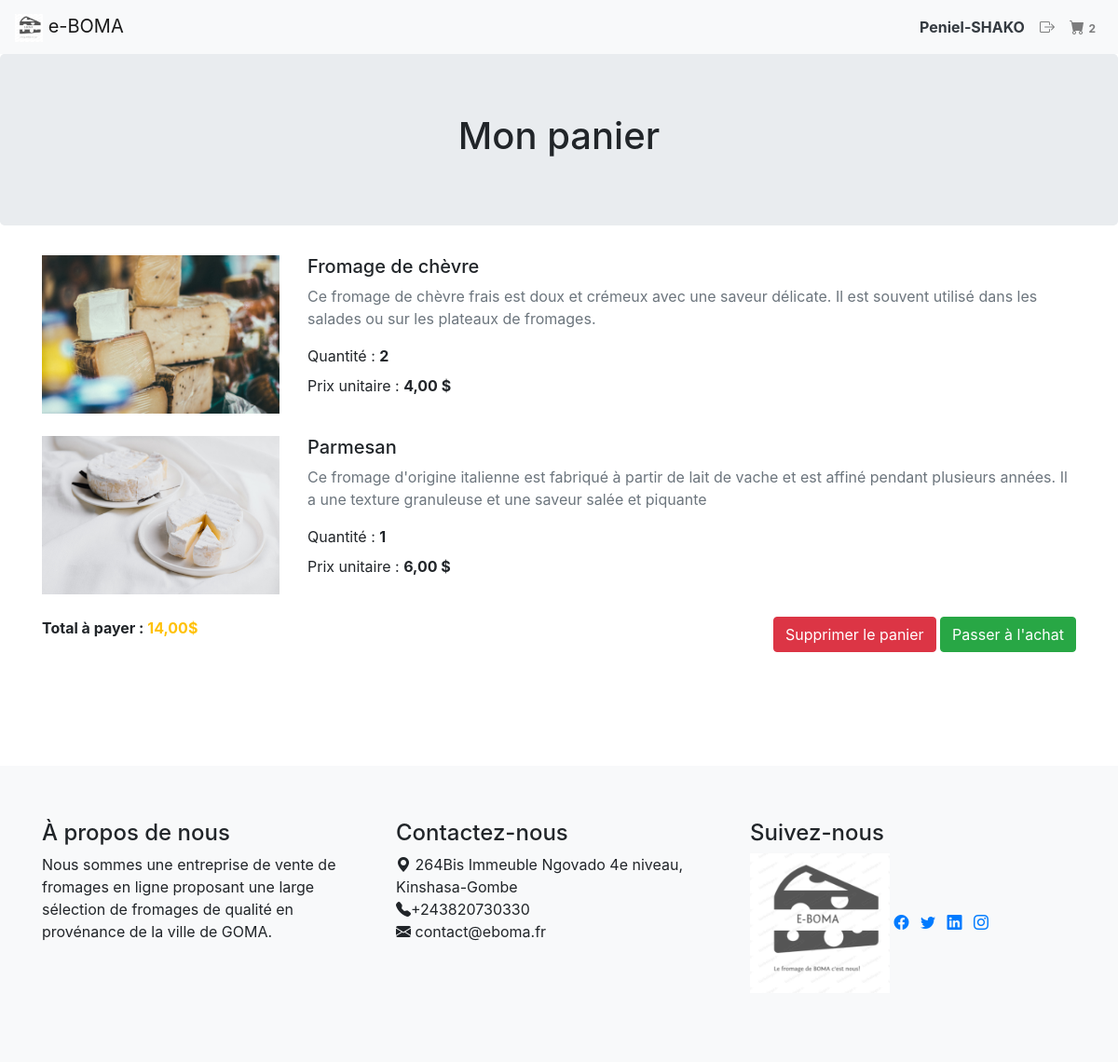
Before: /panier/ (signed in) with the older database file.
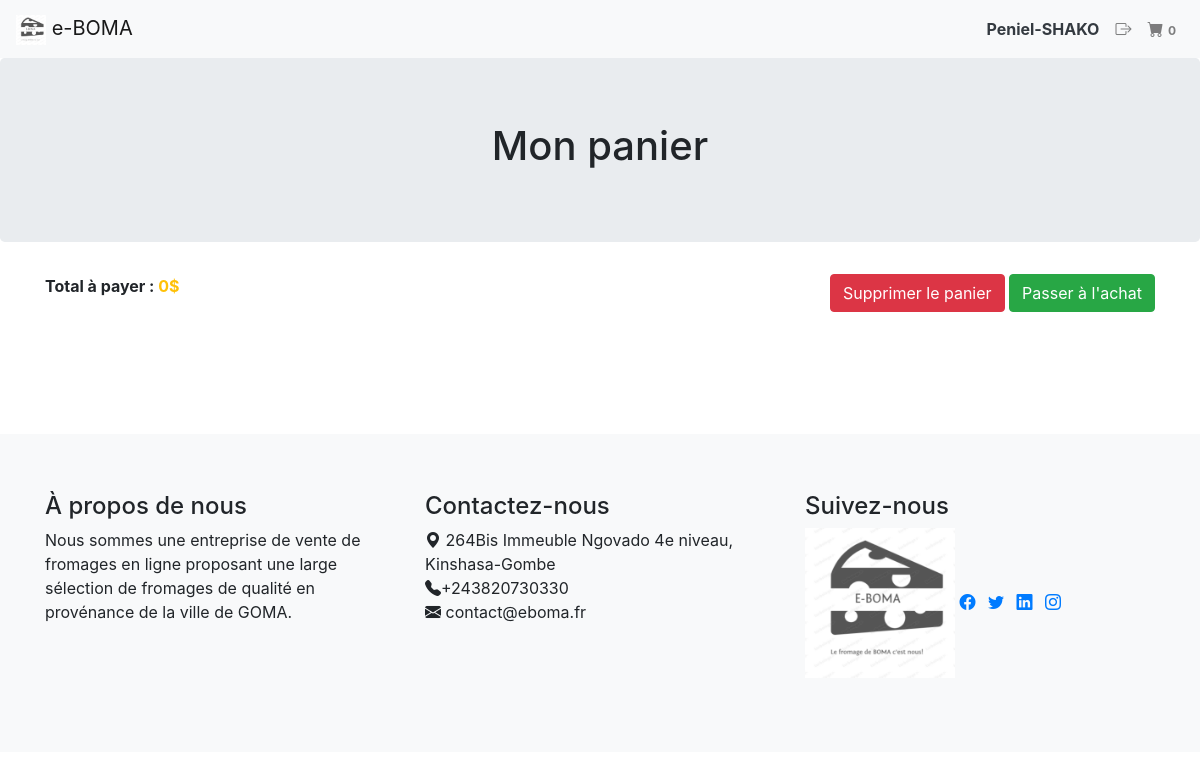
After: the same page with the newer database file.
### comptes/models.py (models this page shows)
class Client(AbstractUser):
    telephone = models.CharField(max_length=20)
    adresse = models.CharField(max_length=255)

### boutique/models.py (models this page shows, shortened)
class Panier(models.Model):
    utilisateur = models.OneToOneField(AUTH_USER_MODEL, on_delete=models.CASCADE)
    commandes = models.ManyToManyField(Commande)
    def calculer_total(self):
        total = 0
        for commande in self.commandes.all():
            commande.calculer_montant()
            total += commande.montant
        return total

class Commande(models.Model):
    utilisateur = models.ForeignKey(AUTH_USER_MODEL, on_delete=models.CASCADE)
    fromage = models.ForeignKey(Fromage, on_delete=models.CASCADE)
    quantite = models.IntegerField(default=1)
    validation = models.BooleanField(default=False)
    montant = models.DecimalField(max_digits=7, decimal_places=2, default=0)
    date_commande = models.DateTimeField(blank=True, default=timezone.now)
    facture = models.ForeignKey(Facture, on_delete=models.CASCADE, null=True, blank=True)
    def calculer_montant(self):
        self.montant = self.fromage.prix * self.quantite
        self.save()

class Fromage(models.Model):
    nom = models.CharField(max_length=255)
    description = models.TextField(blank=True)
    prix = models.DecimalField(max_digits=7, decimal_places=2)
    stock = models.IntegerField(default=0)
    image = models.ImageField(upload_to="fromages", blank=True, null=True)
    slug = models.SlugField(max_length=128)

### boutique/views.py (the view)
# urls.py: path('panier/', panier, name="panier"),
@login_required
def panier(request):
    utilisateur = request.user
    panier = get_object_or_404(Panier, utilisateur=utilisateur)
    total = panier.calculer_total()
    return render(request, 'boutique/panier.html', context={"commandes": panier.commandes.all(),"total": total})

### boutique/templates/boutique/panier.html (shortened to what this page needs)
{% extends 'base.html' %}
{% block content %}
<section class="jumbotron text-center">
    <div class="container">
        <h1 class="jumbotron-heading">Mon panier</h1>
    </div>
</section>
<div class="container">
    {% for commande in commandes %}
    <div class="row mb-4">
        <div class="col-md-5 col-lg-3 col-xl-3">
            <div class="view zoom overlay z-depth-1 rounded mb-3 mb-md-0">
                <img class="img-fluid w-100"
                    src="{{ commande.fromage.image.url }}" alt="{{ commande.fromage.nom }}">
            </div>
        </div>
        <div class="col-md-7 col-lg-9 col-xl-9">
            <div>
                <div class="d-flex justify-content-between">
                    <div>
                        <h5>{{ commande.fromage.nom }}</h5>
                        <p class="mb-3 text-muted">{{ commande.fromage.description }}</p>
                        <p class="mb-2">Quantité : <span><strong>{{ commande.quantite }}</strong></span> </p>
                    </div>
                </div>
                <div class="d-flex justify-content-between align-items-center">
                    <div>
                        <p class="mb-0">Prix unitaire : <span><strong>{{ commande.fromage.prix }} $</strong></span></p>
                    </div>
                </div>
            </div>
        </div>
    </div>
    {% endfor %}
    <div class="row">
        <div class="col-md-8">
            <strong><p>Total à payer : <span class="text-warning">{{ total }}$</span></p></strong>
        </div>
        <div class="col-md-4 text-right">
            <a href="{% url 'supprimer-panier' %}" class="btn btn-danger">Supprimer le panier</a>
            <a href="{% url 'paiement' %}" class="btn btn-success">Passer à l'achat</a>
        </div>
    </div>
</div>
{% endblock %}

### templates/base.html (shortened to what this page needs)
<!DOCTYPE html>
<html lang="fr">
<head>
    {% block head %}
    {% load static %}
    <link rel="stylesheet" href="https://maxcdn.bootstrapcdn.com/bootstrap/4.0.0/css/bootstrap.min.css"
>
    <link rel="stylesheet" href="{% static 'css/style.css' %}">
    <link rel="stylesheet" href="https://cdnjs.cloudflare.com/ajax/libs/bootstrap-icons/1.8.1/font/bootstrap-icons.min.css">
    <link rel="stylesheet" href="https://cdnjs.cloudflare.com/ajax/libs/font-awesome/5.15.3/css/all.min.css" />
    {% endblock %}
</head>
<body>
<header>
    <nav class="navbar navbar-expand-lg navbar-light bg-light">
        <a class="navbar-brand" href="{% url 'index' %}">
            <img src="{% static 'images/logo.png' %}" width="30" height="30" alt="Logo">
            e-BOMA
        </a>
        <div class="collapse navbar-collapse" id="navbarNav">
            <ul class="navbar-nav ml-auto">
                {% if user.is_authenticated %}
                <li class="nav-item">
                    <a class="nav-link font-weight-bold text-dark" href="{% url 'index' %}">{{ user.username }}</a>
                </li>
                <li class="nav-item">
                    <a class="nav-link" href="{% url 'deconnexion' %}">
                        <i class="bi-box-arrow-right"></i>
                    </a>
                </li>
                {% endif %}
                {% if user.panier %}
                <li class="nav-item">
                    <a class="nav-link" href="{% url 'panier' %}">
                        <i class="bi-cart-fill me-1"></i>
                        <span class="badge p-0 rounded-pill badge-lg">
                            {{ user.panier.commandes.count }}
                        </span>
                    </a>
                </li>
                {% endif %}
            </ul>
        </div>
    </nav>
</header>
<main>
    {% block content %}{% endblock %}
</main>
    <br><br><br><br><br>
<footer class="bg-light">
    <div class="container py-5">
        <div class="row">
            <div class="col-md-4">
                <h4>À propos de nous</h4>
                <p>Nous sommes une entreprise de vente de fromages en ligne proposant une large sélection de fromages
                    de qualité en provénance de la ville de GOMA.</p>
            </div>
            <div class="col-md-4">
                <h4>Contactez-nous</h4>
                <ul class="list-unstyled">
                    <li><i class="bi-geo-alt-fill me-2"></i> 264Bis Immeuble Ngovado 4e niveau, Kinshasa-Gombe</li>
                    <li><i class="bi-telephone-fill me-2"></i>+243820730330</li>
                    <li><i class="bi-envelope-fill me-2"></i> contact@eboma.fr</li>
                </ul>
            </div>
            <div class="col-md-4">
                <h4>Suivez-nous</h4>
                <ul class="list-inline">
                               <img src="{% static 'images/logo.png' %}" width="150" height="150" alt="Logo">
                    <li class="list-inline-item"><a href="#"><i class="bi bi-facebook"></i></a></li>
                    <li class="list-inline-item"><a href="#"><i class="bi bi-twitter"></i></a></li>
                    <li class="list-inline-item"><a href="#"><i class="bi bi-linkedin"></i></a></li>
                    <li class="list-inline-item"><a href="#"><i class="bi bi-instagram"></i></a></li>
                </ul>
            </div>
        </div>
    </div>
</footer>
</body>
</html>

### templates/base.html (style rules this page uses)
footer { bottom: 0; width: 100%; background-color: #f4f4f4; padding: 10px 0; }

Changed rows visible on the page:
no longer on this page (row edited): Commande: fromage.image (picture), fromage.nom "Fromage de chèvre", fromage.description "Ce fromage de chèvre frais est doux et crémeux avec une saveur délicate. Il est souvent utilisé dans les salades ou sur les plateaux de fromages.", quantite "2", fromage.prix "4,00"
no longer on this page (row edited): Commande: fromage.image (picture), fromage.nom "Parmesan", fromage.description "Ce fromage d'origine italienne est fabriqué à partir de lait de vache et est affiné pendant plusieurs années. Il a une texture granuleuse et une saveur salée et piquante", quantite "1", fromage.prix "6,00"
changed Client "Peniel-SHAKO": panier.commandes.count "2" → "0"
Other visible differences:
{{ total }}: "14,00" → "0"
